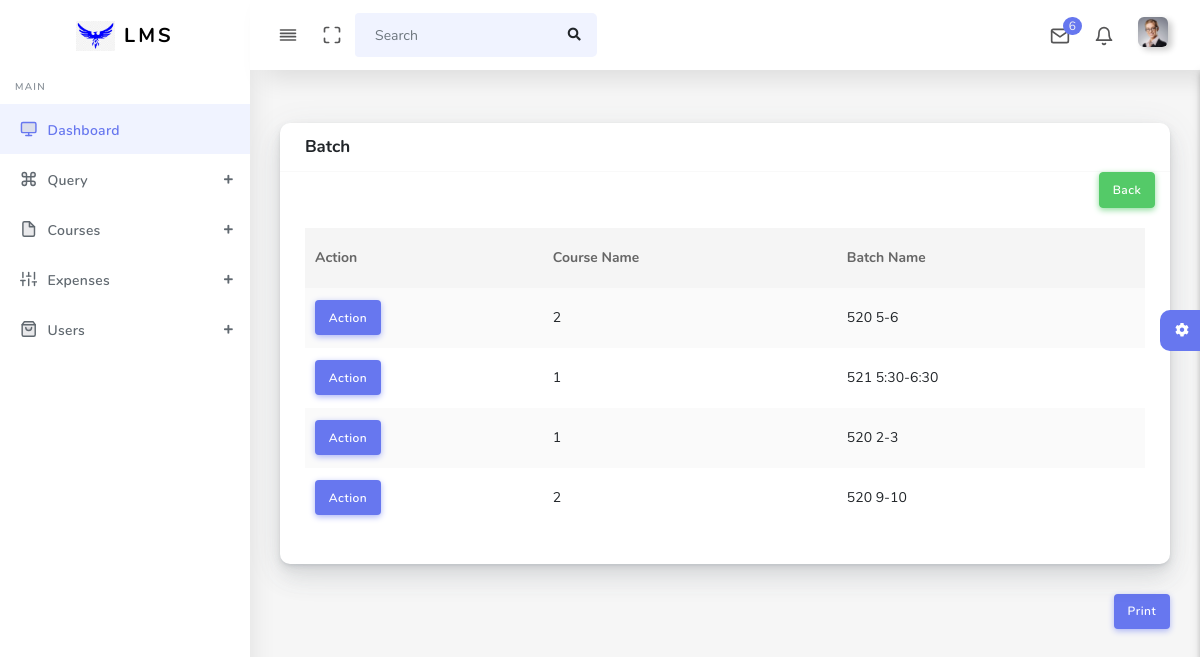
The app's page /viewbatch.php (signed in) with its own data.
### tables this page shows
CREATE TABLE `batch` (
  `bid` int(50) NOT NULL,
  `cname` varchar(50) NOT NULL,
  `b_name` varchar(50) NOT NULL
);

### viewbatch.php (the view, shortened to what this page needs)
<?php
include('./include/conn.php');
include('./include/header.php');
?>
<div class="main-content">
        <section class="section">
          <div class="section-body">
            <div class="row">
              <div class="col-12">
                <div class="card">
                  <div class="card-header">
                    <h4>Batch</h4>
                  </div>
                  <div class="col-lg-12">
              <a href="addbatch.php" class="btn btn-success" style="float:right">Back</a>
            </div>
                  <div class="card-body" id="print">
                    <div class="table-responsive">
                      <table class="table table-striped table-hover" id="tableExport" style="width:100%;">
                        <thead>
                          <tr>
                            <th>Action</th>
                            <th>Course Name</th>
                            <th>Batch Name</th>
                          </tr>
                        </thead>
                        <tbody>
                          <?php
                          $sql="SELECT * FROM batch b INNER JOIN course c ON b.cname=c.cid";
                          $run=mysqli_query($conn,$sql);
                          while($fet3=mysqli_fetch_array($run)){
                            ?>
                            <tr>
                              <td>
                              <div class="drop-down">
                                <button class="btn btn-primary" id="dmenu" data-toggle="dropdown">Action</button>
                                </td>
                              </div>
                              <td><?php echo $fet3['cname']; ?></td>
                              <td><?php echo $fet3['b_name']; ?></td>
                            <?php
                          }
                          ?>
                    </div>
                  </div>
                </div>
        <button onclick="show('print')" class="btn btn-primary" style="float:right">Print</button>

### records on screen
batch: cname "2", b_name "520 5-6"
batch: cname "1", b_name "521 5:30-6:30"
batch: cname "1", b_name "520 2-3"
batch: cname "2", b_name "520 9-10"
